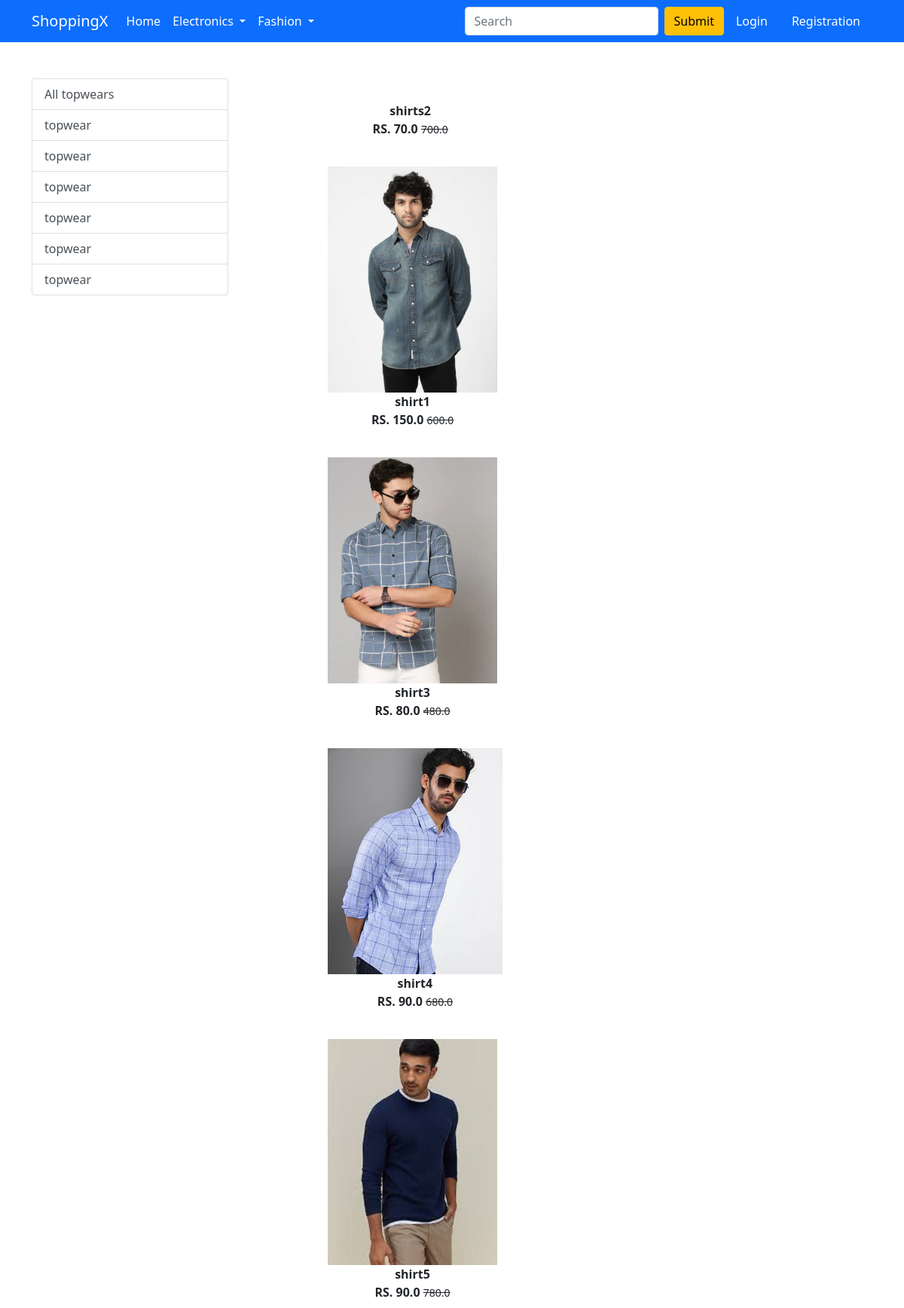
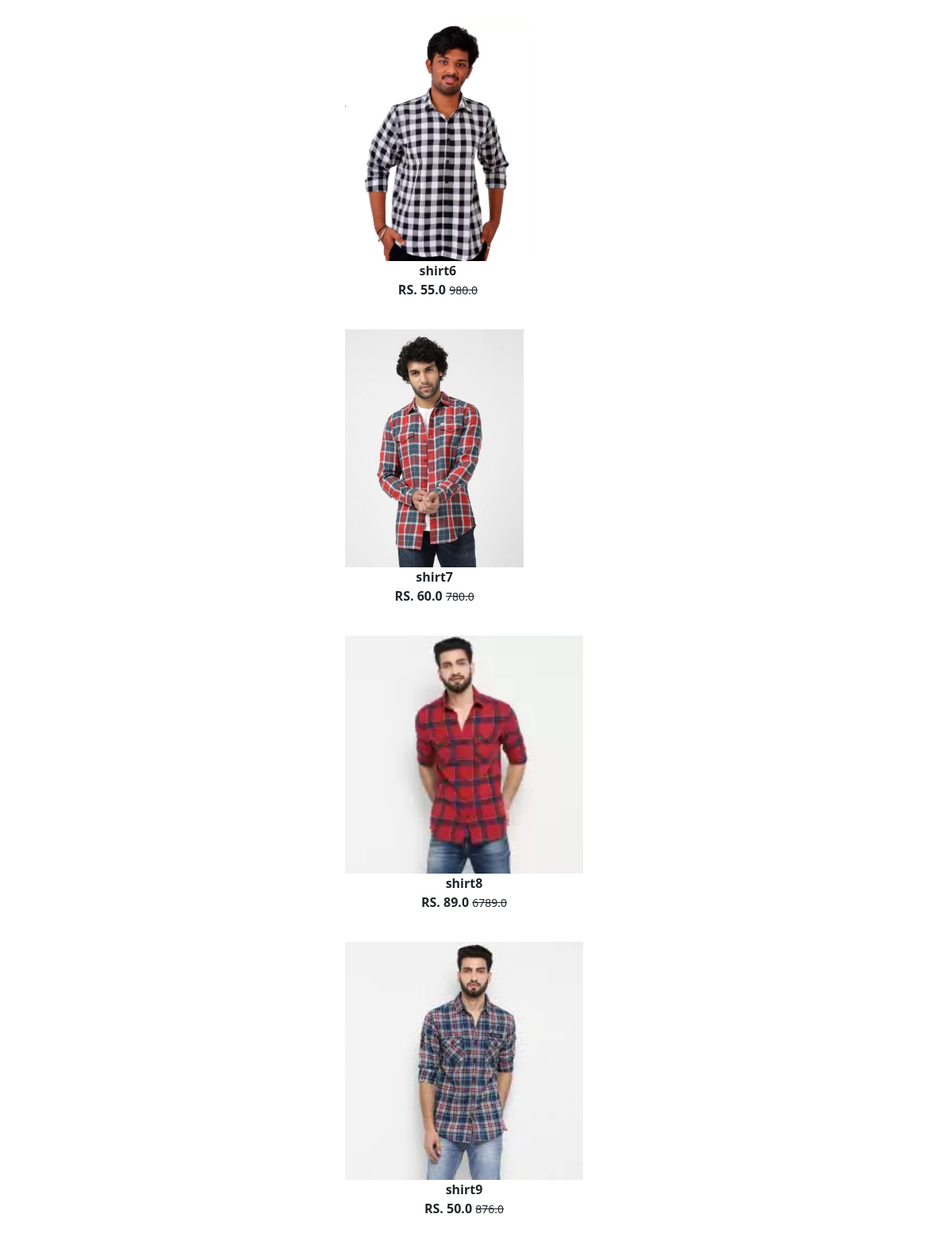
Screenshot of /topwear/ (upper part) with the database file from the repository (2 pictures, top to bottom).
### app/models.py (models this page shows, shortened)
class Product(models.Model):
    title=models.CharField(max_length=100)
    selling_price = models.FloatField()
    discounted_price = models.FloatField()
    description = models.TextField()
    brand = models.CharField(max_length=100)
    category = models.CharField(choices=CATEGORY_CHOICES, max_length=50)
    product_image = models.ImageField(upload_to= 'productimg')

### app/views.py (the view)
# urls.py: path('topwear/', views.topwear, name='topwear'),
def topwear(request, data=None):
    if data == None:
        topwear = Product.objects.filter(category='TW')
    elif data == 'PUMA': #or data == 'mackbook' or data == 'acer3' or data == 'acer2' or data == 'acer':
        topwear = Product.objects.filter(category='TW').filter(brand=data)
    elif data == 'below':
        topwear = Product.objects.filter(category='TW').filter(discounted_price__lt=10000)
    elif data == 'above':
        topwear = Product.objects.filter(category='TW').filter(discounted_price__lt=10000)
    return render(request, 'app/topwear.html', {'topwear':topwear})

### app/templates/app/topwear.html (shortened to what this page needs)
{% extends 'app/base.html' %}
{% load static %}
{% block main-content %}
<div class="container my-5">
 <div class="row">
  <div class="col-sm-3">
    <div class="list-group">
        <a href="{% url 'topwear' %}" class ="list-group-item list-group-item-action" aria-current="true">All topwears </a>
        <a href="{% url 'topweardata' 'PUMA' %}" class ="list-group-item list-group-item-action" aria-current="true">topwear</a>
        <a href="{% url 'topweardata' 'PUMA' %}" class ="list-group-item list-group-item-action" aria-current="true">topwear </a>
        <a href="{% url 'topweardata' 'PUMA' %}" class ="list-group-item list-group-item-action" aria-current="true">topwear </a>
        <a href="{% url 'topweardata' 'PUMA' %}" class ="list-group-item list-group-item-action" aria-current="true">topwear </a>
        <a href="{% url 'topweardata' 'PUMA' %}" class ="list-group-item list-group-item-action" aria-current="true">topwear </a>
        <a href="{% url 'topweardata' 'PUMA' %}" class ="list-group-item list-group-item-action" aria-current="true">topwear </a>
    </div>
  </div>
  <div class="col-sm-8 offset-sm-1">
    {% for product in topwear %}
    <div class="col-sm-4 text-center mb-4">
        <a href="{% url 'product-detail' product.id%}" class="btn">
            <div class="item"> <img src="{{product.product_image.url}}" alt=""height="300" class="">
                <div class="fw-bold">{{product.title}}</div>
                <div class="fw-bold">RS. {{product.discounted_price}}
                <small class="fw-light text-decoration-line-through">{{product.selling_price}}</small></div>
            </div>
        </a>
    </div>
    {% endfor %}
  </div>
 </div>
</div>
{% endblock main-content %}

### rows the page displays
Product: title "shirts2", discounted_price "70.0", selling_price "700.0"
Product: product_image (picture), title "shirt1", discounted_price "150.0", selling_price "600.0"
Product: product_image (picture), title "shirt3", discounted_price "80.0", selling_price "480.0"
Product: product_image (picture), title "shirt4", discounted_price "90.0", selling_price "680.0"
Product: product_image (picture), title "shirt5", discounted_price "90.0", selling_price "780.0"
Product: product_image (picture), title "shirt6", discounted_price "55.0", selling_price "980.0"
Product: product_image (picture), title "shirt7", discounted_price "60.0", selling_price "780.0"
Product: product_image (picture), title "shirt8", discounted_price "89.0", selling_price "6789.0"
Product: product_image (picture), title "shirt9", discounted_price "50.0", selling_price "876.0"
